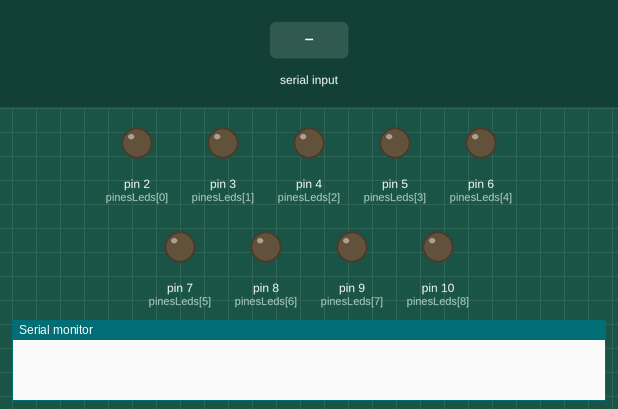
Simulated run of this sketch. Board: Arduino Uno, built with avr-gcc and run on an emulated ATmega328P. Parts: output pins drawn as LEDs (lit = HIGH), the last lines printed to the serial monitor. The test bench sets the inputs (shaded band).

Above: at 1.2 s.
1.3 s: "1\n" received over Serial
At 2.3 s:
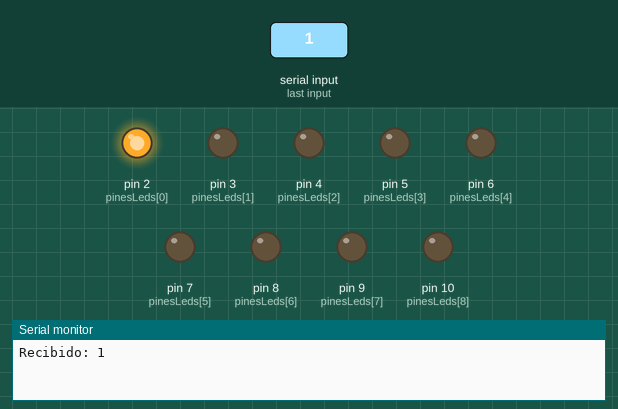
2.8 s: "2\n" received over Serial
At 3.5 s:
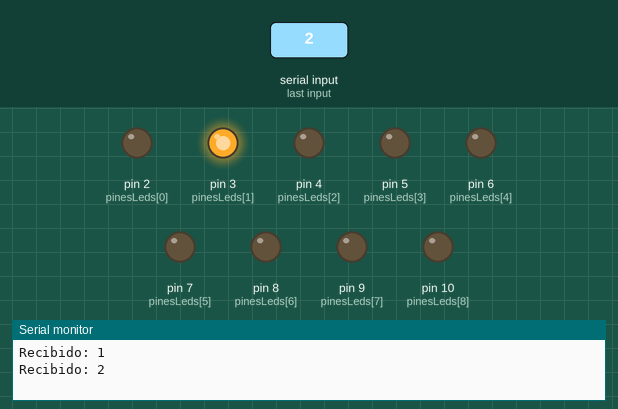
Timing chart, 0 to 5.8 s (numbered marks = the images above; inputs shaded):
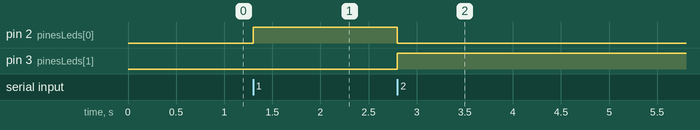

Measured:
- after the input at 1.3 s, pin 2 (pinesLeds[0]): LOW → HIGH at once
- after the input at 2.8 s, pin 2 (pinesLeds[0]): HIGH → LOW at once; pin 3 (pinesLeds[1]): LOW → HIGH at once

The sketch:

EjemploSerial.ino
```cpp
const int numLeds = 9;
int pinesLeds[numLeds] = {2, 3, 4, 5, 6, 7, 8, 9, 10};

void setup() {
  Serial.begin(9600);
  for (int i = 0; i < numLeds; i++) {
    pinMode(pinesLeds[i], OUTPUT);
    digitalWrite(pinesLeds[i], LOW); // Apaga todos los LEDs al inicio
  }
}

void loop() {
  if (Serial.available() > 0) {
    char dato = Serial.read();

    // Ignora saltos de línea y retorno de carro
    if (dato == '\n' || dato == '\r') return;

    Serial.print("Recibido: ");
    Serial.println(dato);

    int numero = dato - '1'; // '1' → 0, ..., '9' → 8

    if (numero >= 0 && numero < numLeds) {
      // Apaga todos los LEDs
      for (int i = 0; i < numLeds; i++) {
        digitalWrite(pinesLeds[i], LOW);
      }
      // Enciende el correspondiente
      digitalWrite(pinesLeds[numero], HIGH);
    } else {
      Serial.println("Dato fuera de rango.");
    }
  }
}
```
